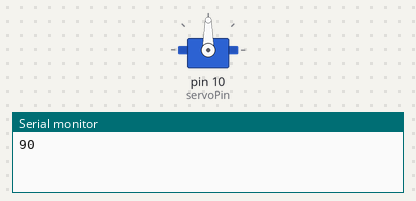
The sketch below on a simulated Arduino Uno, built with avr-gcc and run on an emulated ATmega328P. On the bench: servo, the last lines printed to the serial monitor.

Above: at 0.05 s.
At 1.5 s:
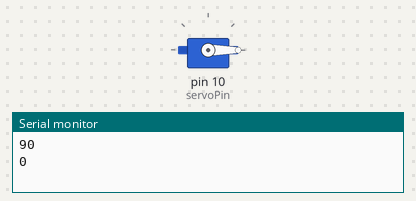
At 3.0 s:
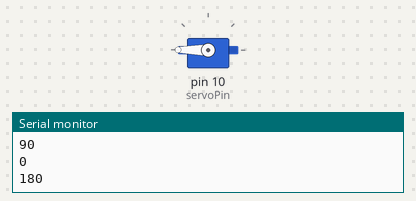
Timing chart, 0 to 6.9 s (numbered marks = the images above):
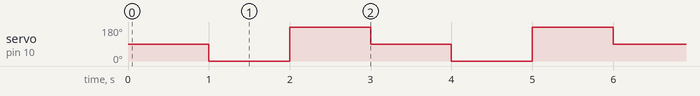

Measured:
- by itself, servo on pin 10 (servoPin): repeats every 3.0 s: 180° 1.0 s, 90° 1.0 s, 0° 1.0 s

The sketch:

neck.ino
```cpp
#include <Servo.h>

Servo myServo;
const int servoPin = 10;

void setup() {
  myServo.attach(servoPin);
  Serial.begin(9600);
}

void loop() {
  myServo.write(90);
  Serial.println("90");
  delay(1000);

  myServo.write(0);
  Serial.println("0");
  delay(1000);

  myServo.write(180);
  Serial.println("180");
  delay(1000);
}   
```
